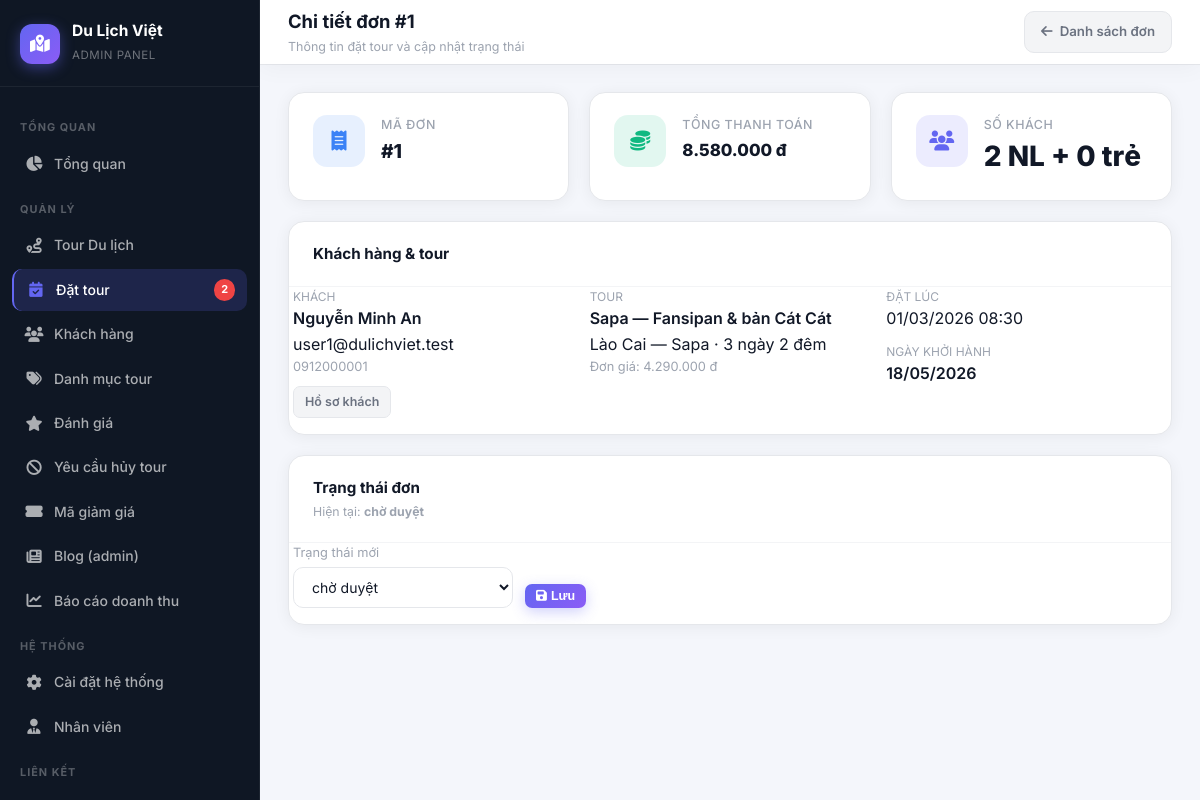
Screenshot of /admin/bookings/detail.php?id=1 (signed in) with the database file from the repository.
### tables this page shows
CREATE TABLE `bookings` (
  `id` INT UNSIGNED NOT NULL AUTO_INCREMENT,
  `user_id` INT UNSIGNED NOT NULL,
  `tour_id` INT UNSIGNED NOT NULL,
  `adults` INT UNSIGNED NOT NULL DEFAULT 1,
  `children` INT UNSIGNED NOT NULL DEFAULT 0,
  `departure_date` DATE NULL DEFAULT NULL,
  `coupon_code` VARCHAR(40) NULL DEFAULT NULL,
  `discount_amount` DECIMAL(12,2) NOT NULL DEFAULT 0.00,
  `holiday_surcharge_percent` TINYINT UNSIGNED NOT NULL DEFAULT 0,
  `holiday_surcharge_amount` DECIMAL(12,2) NOT NULL DEFAULT 0.00,
  `total_amount` DECIMAL(12,2) NOT NULL DEFAULT 0.00,
  `status` ENUM(
    'chờ duyệt',
    'đã xác nhận',
    'đã thanh toán',
    'yêu cầu hủy',
    'đã hủy'
  ) NOT NULL DEFAULT 'chờ duyệt',
  `cancel_reason` TEXT NULL DEFAULT NULL,
  `created_at` DATETIME NOT NULL DEFAULT CURRENT_TIMESTAMP,
  `updated_at` DATETIME NULL DEFAULT NULL ON UPDATE CURRENT_TIMESTAMP,
  PRIMARY KEY (`id`),
  KEY `idx_bookings_user` (`user_id`),
  KEY `idx_bookings_tour` (`tour_id`),
  KEY `idx_bookings_status` (`status`),
  KEY `idx_bookings_created` (`created_at`),
  CONSTRAINT `fk_bookings_user`
    FOREIGN KEY (`user_id`) REFERENCES `users` (`id`)
    ON DELETE CASCADE ON UPDATE CASCADE,
  CONSTRAINT `fk_bookings_tour`
    FOREIGN KEY (`tour_id`) REFERENCES `tours` (`id`)
    ON DELETE RESTRICT ON UPDATE CASCADE
);

CREATE TABLE `users` (
  `id` INT UNSIGNED NOT NULL AUTO_INCREMENT,
  `full_name` VARCHAR(120) NOT NULL,
  `email` VARCHAR(190) NOT NULL,
  `password` VARCHAR(255) NOT NULL,
  `phone` VARCHAR(20) NOT NULL DEFAULT '',
  `role` ENUM('user','staff','admin') NOT NULL DEFAULT 'user',
  `is_active` TINYINT(1) NOT NULL DEFAULT 1,
  `created_at` DATETIME NOT NULL DEFAULT CURRENT_TIMESTAMP,
  `updated_at` DATETIME NULL DEFAULT NULL ON UPDATE CURRENT_TIMESTAMP,
  PRIMARY KEY (`id`),
  UNIQUE KEY `uq_users_email` (`email`),
  KEY `idx_users_role` (`role`)
);

CREATE TABLE `tours` (
  `id` INT UNSIGNED NOT NULL AUTO_INCREMENT,
  `category_id` INT UNSIGNED NULL DEFAULT NULL,
  `tour_name` VARCHAR(255) NOT NULL,
  `description` TEXT NULL,
  `itinerary` MEDIUMTEXT NULL DEFAULT NULL,
  `destination` VARCHAR(255) NOT NULL,
  `duration` VARCHAR(80) NOT NULL DEFAULT '',
  `price` DECIMAL(12,2) NOT NULL DEFAULT 0.00,
  `image_url` VARCHAR(512) NULL DEFAULT NULL,
  `available_slots` INT UNSIGNED NOT NULL DEFAULT 0,
  `status` ENUM('hiện','ẩn') NOT NULL DEFAULT 'hiện',
  `created_at` DATETIME NOT NULL DEFAULT CURRENT_TIMESTAMP,
  `updated_at` DATETIME NULL DEFAULT NULL ON UPDATE CURRENT_TIMESTAMP,
  PRIMARY KEY (`id`),
  KEY `idx_tours_category` (`category_id`),
  KEY `idx_tours_status` (`status`),
  CONSTRAINT `fk_tours_category`
    FOREIGN KEY (`category_id`) REFERENCES `categories` (`id`)
    ON DELETE SET NULL ON UPDATE CASCADE
);

### includes/functions.php (called while the page is built, shortened)
<?php
function app_project_web_base(): string
{
    $sn = str_replace('\\', '/', (string) ($_SERVER['SCRIPT_NAME'] ?? ''));
    $dir = rtrim(dirname($sn), '/');
    $base = preg_replace('#(?:/admin|/staff|/auth|/frontend)(?:/.*)?$#', '', $dir);
    return $base === $dir ? $dir : (string) $base;
}
function app_url(string $path): string
{
    $b = app_project_web_base();
    $path = ltrim($path, '/');
    return ($b === '' ? '' : $b) . '/' . $path;
}
function app_admin_url(string $path): string
{
    return app_url('admin/' . ltrim($path, '/'));
}
function app_asset_url(string $path): string
{
    return app_url('assets/' . ltrim($path, '/'));
}

### admin/bookings/detail.php (the view, shortened to what this page needs)
<?php
require_once dirname(__DIR__, 2) . '/includes/db.php';
$id = (int) ($_GET['id'] ?? 0);
$allowedStatus = ['chờ duyệt', 'đã xác nhận', 'đã thanh toán', 'yêu cầu hủy', 'đã hủy'];
$row = null;
if ($id > 0) {
    try {
        $stmt = $pdo->prepare(
            "SELECT b.*, u.full_name, u.email, u.phone, u.id AS user_id,
                    t.tour_name, t.destination, t.duration, t.price AS tour_price
             FROM bookings b
             JOIN users u ON u.id = b.user_id
             JOIN tours t ON t.id = b.tour_id
             WHERE b.id = :id LIMIT 1"
        );
        $stmt->execute(['id' => $id]);
        $row = $stmt->fetch();
    } catch (Throwable) {
        $row = null;
    }
}
function h(mixed $v): string
{
    return htmlspecialchars((string) $v, ENT_QUOTES, 'UTF-8');
}
function money_fmt(float $n): string
{
    return number_format($n, 0, ',', '.') . ' đ';
}
$pageTitle    = 'Chi tiết đơn #' . ($row ? (string) $row['id'] : '?');
$pageSubtitle = 'Thông tin đặt tour và cập nhật trạng thái';
$activePage   = 'bookings';
$listUrl = htmlspecialchars(app_admin_url('bookings/list.php'), ENT_QUOTES, 'UTF-8');
$topbarActions = <<<HTML
  <a href="{$listUrl}" class="topbar-btn topbar-btn-ghost"><i class="fas fa-arrow-left"></i> Danh sách đơn</a>
HTML;
require dirname(__DIR__, 2) . '/includes/admin_header.php';
?>
<?php if (!$row): ?>
  <div class="data-card">
    <p class="cell-muted">Không tìm thấy đơn đặt.</p>
    <a href="list.php" class="btn btn-ghost btn-sm">← Quay lại</a>
  </div>
<?php else: ?>
  <div class="stats-grid" style="grid-template-columns:repeat(auto-fit,minmax(200px,1fr));margin-bottom:20px">
    <div class="stat-card">
      <div class="stat-icon blue"><i class="fas fa-receipt"></i></div>
      <div class="stat-info">
        <div class="stat-label">Mã đơn</div>
        <div class="stat-value" style="font-size:1.2rem">#<?= (int) $row['id'] ?></div>
      </div>
    </div>
    <div class="stat-card">
      <div class="stat-icon green"><i class="fas fa-coins"></i></div>
      <div class="stat-info">
        <div class="stat-label">Tổng thanh toán</div>
        <div class="stat-value" style="font-size:1.05rem"><?= money_fmt((float) $row['total_amount']) ?></div>
      </div>
    </div>
    <div class="stat-card">
      <div class="stat-icon purple"><i class="fas fa-users"></i></div>
      <div class="stat-info">
        <div class="stat-label">Số khách</div>
        <div class="stat-value"><?= (int) $row['adults'] ?> NL + <?= (int) $row['children'] ?> trẻ</div>
      </div>
    </div>
  </div>
  <div class="data-card" style="margin-bottom:20px">
    <div class="data-card-header">
      <div>
        <div class="data-card-title">Khách hàng & tour</div>
      </div>
    </div>
    <div style="display:grid;grid-template-columns:repeat(auto-fit,minmax(260px,1fr));gap:16px;padding:0 4px 16px">
      <div>
        <div class="cell-muted" style="font-size:0.75rem;text-transform:uppercase">Khách</div>
        <div class="cell-bold"><?= h($row['full_name']) ?></div>
        <div><?= h($row['email']) ?></div>
        <div class="cell-muted"><?= h($row['phone']) ?></div>
        <a href="<?= h(app_admin_url('users/detail.php?id=' . (int) $row['user_id'])) ?>" class="btn btn-ghost btn-sm" style="margin-top:8px">Hồ sơ khách</a>
      </div>
      <div>
        <div class="cell-muted" style="font-size:0.75rem;text-transform:uppercase">Tour</div>
        <div class="cell-bold"><?= h($row['tour_name']) ?></div>
        <div><?= h($row['destination']) ?> · <?= h($row['duration']) ?></div>
        <div class="cell-muted">Đơn giá: <?= money_fmt((float) $row['tour_price']) ?></div>
      </div>
      <div>
        <div class="cell-muted" style="font-size:0.75rem;text-transform:uppercase">Đặt lúc</div>
        <div><?= date('d/m/Y H:i', strtotime((string) $row['created_at'])) ?></div>
        <?php
          $depD = $row['departure_date'] ?? null;
          if ($depD): ?>
          <div class="cell-muted" style="margin-top:10px;font-size:0.75rem;text-transform:uppercase">Ngày khởi hành</div>
          <div class="cell-bold"><?= h(date('d/m/Y', strtotime((string) $depD))) ?></div>
        <?php endif; ?>
      </div>
    </div>
  </div>
  <div class="data-card">
    <div class="data-card-header">
      <div>
        <div class="data-card-title">Trạng thái đơn</div>
        <div class="data-card-sub">Hiện tại: <strong><?= h($row['status']) ?></strong></div>
      </div>
    </div>
    <form method="post" style="padding:0 4px 16px;display:flex;flex-wrap:wrap;gap:12px;align-items:flex-end">
      <div>
        <label class="cell-muted" style="display:block;font-size:0.8rem;margin-bottom:4px">Trạng thái mới</label>
        <select name="status" class="form-control" style="min-width:220px">
          <?php foreach ($allowedStatus as $st): ?>
            <option value="<?= h($st) ?>" <?= (string) $row['status'] === $st ? 'selected' : '' ?>><?= h($st) ?></option>
          <?php endforeach; ?>
        </select>
      </div>
      <button type="submit" name="update_status" value="1" class="btn btn-primary btn-sm">
        <i class="fas fa-save"></i> Lưu
      </button>
    </form>
  </div>
<?php endif; ?>
<?php require dirname(__DIR__, 2) . '/includes/admin_footer.php'; ?>

### includes/admin_header.php (shortened to what this page needs)
<?php
require_once __DIR__ . '/functions.php';
$activePage   = isset($activePage)   ? (string) $activePage   : 'dashboard';
$pageTitle    = isset($pageTitle)    ? (string) $pageTitle    : 'Tổng quan';
$pageSubtitle = isset($pageSubtitle) ? (string) $pageSubtitle : '';
$adminRole = isset($_SESSION['role'])      ? (string) $_SESSION['role']      : 'admin';
$pendingCount = 0;
try {
    $res = $pdo->query("SELECT COUNT(*) FROM bookings WHERE status = 'chờ duyệt'");
    $pendingCount = (int) $res->fetchColumn();
} catch (Throwable) {}
function adminH(mixed $v): string {
    return htmlspecialchars((string) $v, ENT_QUOTES, 'UTF-8');
}
?>
<!doctype html>
<html lang="vi">
<head>
  <link rel="stylesheet" href="https://cdnjs.cloudflare.com/ajax/libs/font-awesome/6.5.0/css/all.min.css" />
  <link rel="stylesheet" href="<?= htmlspecialchars(app_asset_url('css/admin.css'), ENT_QUOTES, 'UTF-8') ?>" />
</head>
<body>
<div class="admin-layout">
  <aside class="admin-sidebar" id="adminSidebar">
    <a href="<?= htmlspecialchars(app_admin_url('index.php'), ENT_QUOTES, 'UTF-8') ?>" class="sidebar-brand">
      <div class="brand-icon"><i class="fas fa-map-marked-alt"></i></div>
      <div class="brand-text">
        <strong>Du Lịch Việt</strong>
        <span>Admin Panel</span>
      </div>
    </a>
    <nav class="sidebar-nav">
      <div class="nav-section-label">Tổng quan</div>
      <a href="<?= htmlspecialchars(app_admin_url('index.php'), ENT_QUOTES, 'UTF-8') ?>" class="nav-item <?= $activePage === 'dashboard' ? 'active' : '' ?>">
        <i class="fas fa-chart-pie"></i> Tổng quan
      </a>
      <div class="nav-section-label">Quản lý</div>
      <a href="<?= htmlspecialchars(app_admin_url('tours/list.php'), ENT_QUOTES, 'UTF-8') ?>" class="nav-item <?= $activePage === 'tours' ? 'active' : '' ?>">
        <i class="fas fa-route"></i> Tour Du lịch
      </a>
      <a href="<?= htmlspecialchars(app_admin_url('bookings/list.php'), ENT_QUOTES, 'UTF-8') ?>" class="nav-item <?= $activePage === 'bookings' ? 'active' : '' ?>">
        <i class="fas fa-calendar-check"></i> Đặt tour
        <?php if ($pendingCount > 0): ?>
          <span class="nav-badge"><?= $pendingCount ?></span>
        <?php endif; ?>
      </a>
      <a href="<?= htmlspecialchars(app_admin_url('users/list.php'), ENT_QUOTES, 'UTF-8') ?>" class="nav-item <?= $activePage === 'users' ? 'active' : '' ?>">
        <i class="fas fa-users"></i> Khách hàng
      </a>
      <a href="<?= htmlspecialchars(app_admin_url('categories/list.php'), ENT_QUOTES, 'UTF-8') ?>" class="nav-item <?= $activePage === 'categories' ? 'active' : '' ?>">
        <i class="fas fa-tags"></i> Danh mục tour
      </a>
      <a href="<?= htmlspecialchars(app_admin_url('reviews/list.php'), ENT_QUOTES, 'UTF-8') ?>" class="nav-item <?= $activePage === 'reviews' ? 'active' : '' ?>">
        <i class="fas fa-star"></i> Đánh giá
      </a>
      <a href="<?= htmlspecialchars(app_admin_url('cancel_requests/list.php'), ENT_QUOTES, 'UTF-8') ?>" class="nav-item <?= $activePage === 'cancel_requests' ? 'active' : '' ?>">
        <i class="fas fa-ban"></i> Yêu cầu hủy tour
      </a>
      <a href="<?= htmlspecialchars(app_admin_url('coupons/list.php'), ENT_QUOTES, 'UTF-8') ?>" class="nav-item <?= $activePage === 'coupons' ? 'active' : '' ?>">
        <i class="fas fa-ticket-alt"></i> Mã giảm giá
      </a>
      <a href="<?= htmlspecialchars(app_admin_url('blog/list.php'), ENT_QUOTES, 'UTF-8') ?>" class="nav-item <?= $activePage === 'blog_admin' ? 'active' : '' ?>">
        <i class="fas fa-newspaper"></i> Blog (admin)
      </a>
      <a href="<?= htmlspecialchars(app_admin_url('reports/revenue.php'), ENT_QUOTES, 'UTF-8') ?>" class="nav-item <?= $activePage === 'reports' ? 'active' : '' ?>">
        <i class="fas fa-chart-line"></i> Báo cáo doanh thu
      </a>
      <?php if ($adminRole === 'admin'): ?>
      <div class="nav-section-label">Hệ thống</div>
      <a href="<?= htmlspecialchars(app_admin_url('settings/index.php'), ENT_QUOTES, 'UTF-8') ?>" class="nav-item <?= $activePage === 'settings' ? 'active' : '' ?>">
        <i class="fas fa-cog"></i> Cài đặt hệ thống
      </a>
      <a href="<?= htmlspecialchars(app_admin_url('staff/list.php'), ENT_QUOTES, 'UTF-8') ?>" class="nav-item <?= $activePage === 'staff' ? 'active' : '' ?>">
        <i class="fas fa-user-tie"></i> Nhân viên
      </a>
      <?php endif; ?>
      <div class="nav-section-label">Liên kết</div>
      <a href="<?= htmlspecialchars(app_url('frontend/index.php'), ENT_QUOTES, 'UTF-8') ?>" class="nav-item">
      </a>
    </nav>
  </aside>
  <main class="admin-main">
    <header class="admin-topbar">
      <div class="topbar-title">
        <h1><?= adminH($pageTitle) ?></h1>
        <?php if ($pageSubtitle): ?>
          <p><?= adminH($pageSubtitle) ?></p>
        <?php endif; ?>
      </div>
      <div class="topbar-actions">
        <?= $topbarActions ?? '' ?>
      </div>
    </header>
    <div class="admin-body">

### rows the page displays
bookings: id "Chi tiết đơn #1", id "1", total_amount "8.580.000 đ", adults "2", children "0", user.full_name "Nguyễn Minh An", user.email "user1@dulichviet.test", user.phone "0912000001", tour.tour_name "Sapa — Fansipan & bản Cát Cát", tour.destination "Lào Cai — Sapa", tour.duration "3 ngày 2 đêm", tour.price "4.290.000 đ", created_at "01/03/2026 08:30", departure_date "18/05/2026", status "chờ duyệt"

### other values shown
$pendingCount "2"
adminH($pageSubtitle) "Thông tin đặt tour và cập nhật trạng thái"
form field status "chờ duyệt"
